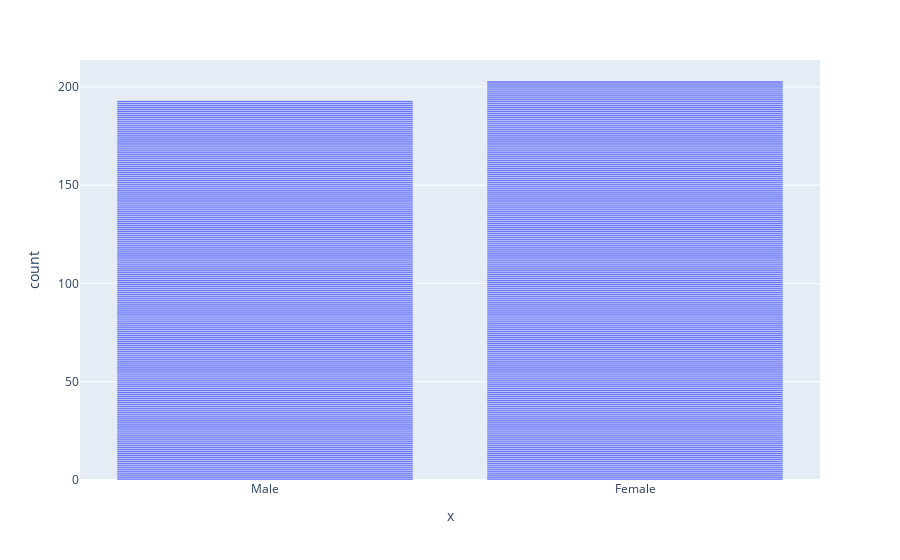

The cell this chart's notebook holds for it:
### Code cell
fig = px.bar(x=df['Gender'])
fig.show()

### Figure 1 — Plotly figure (JSON) as saved in the notebook; plotly's stock layout.template omitted (floating-point values rounded to 4 significant figures; data arrays with more than 128 entries replaced by an {"elided": "..."} marker saying what was removed)
{"data": [{"alignmentgroup": "True", "hovertemplate": "x=%{x}<br>count=%{y}<extra></extra>", "legendgroup": "", "marker": {"color": "#636efa", "pattern": {"shape": ""}}, "name": "", "offsetgroup": "", "orientation": "v", "showlegend": false, "textposition": "auto", "type": "bar", "x": {"elided": "400 str values"}, "xaxis": "x", "y": {"elided": "400 int values"}, "yaxis": "y"}], "layout": {"autosize": true, "barmode": "relative", "legend": {"tracegroupgap": 0}, "margin": {"t": 60}, "xaxis": {"anchor": "y", "autorange": true, "domain": [0, 1], "range": [-0.5, 1.5], "title": {"text": "x"}, "type": "category"}, "yaxis": {"anchor": "x", "autorange": true, "domain": [0, 1], "range": [0, 213.7], "title": {"text": "count"}, "type": "linear"}}}
